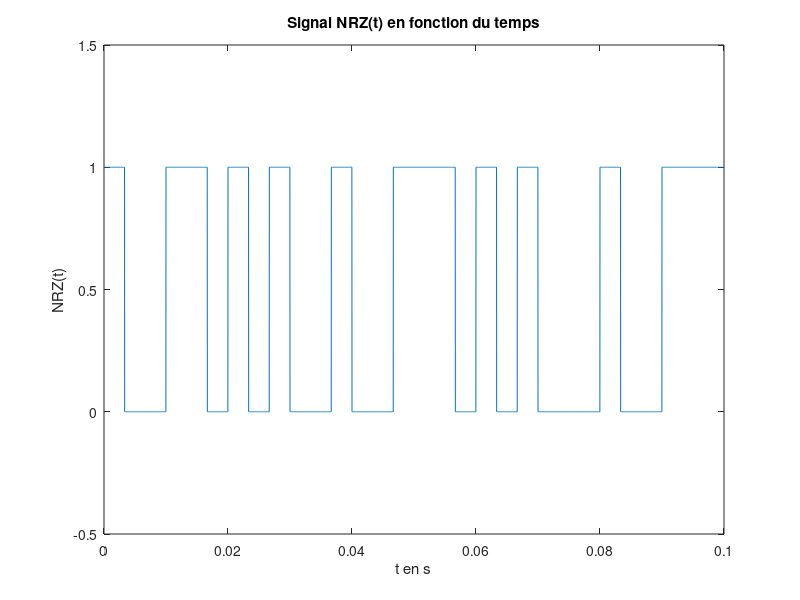

MATLAB code to generate this figure: (Note: this script raises an error after producing the figure.)
clear all
close all
clc

% Paramètres
F0 = 6000; % Fréquence bits 0 en Hz
F1 = 2000; % Fréquence bits 1 en Hz
Fe = 48000; % Fréquence d'échantillonage en Hz
Te = 1/Fe; % Période d'échantillonage en secondes
Ts = 1/300; % s/bits, le débit souhaité max est de 300 bits/seconde

Ns = floor(Ts/Te); % échantillons/bits, on prend la partie entière, Ts = Ns*Te
Nb_bits = 30; % Nombre de bits du signal émis
Nb_echantillons = Nb_bits*Ns; % Nombre d'échantillons

donnees = randi(0:1, Nb_bits, 1); % Génération de Nb_bits 0 ou 1 de manière aléatoire
NRZ = zeros(Nb_echantillons,1); % Initialisation du signal NRZ avec Nb_echantillons echantillons
T = ([0:Nb_echantillons-1]*Te)'; % Le signal est tracé de 0 à (Nb_echantillons-1)*Te secondes,
                                 % avec un pas de Te

                                 
%% Modem de fréquence - Démodulation par filtrage
        
%3.1 Construction du signal modulé en fréquence

%3.1.1.1 Génération du signal NRZ 
for i = 1:Nb_bits
    NRZ((i-1)*Ns+1:i*Ns) = donnees(i); 
end;

%3.1.1.2 Tracé du signal NRZ(t) en fonction du temps
figure; % figure 1
plot(T,NRZ);
ylim([-0.5 1.5]);
xlabel('t en s');
ylabel('NRZ(t)');
title('Signal NRZ(t) en fonction du temps');

%3.1.1.3 Tracé de la DSP de NRZ théorique et expérimentale
[DSP_NRZ_Th,f] = DSP_rectangulaire(Nb_echantillons,Fe,NRZ);
figure; % figure 2
subplot(211);
semilogy(f,DSP_NRZ_Th);
title('DSP théorique de NRZ en fonction de f');

DSP_NRZ_Exp = (Ts*sinc(pi*f*Ts).^2 + dirac(f))/4;
%figure;
subplot(212);
semilogy(f,DSP_NRZ_Exp);
title('DSP expérimentale de NRZ en fonction de f');

% pwelch à tester plus tard

%3.1.2.1 Génération du signal x(t) modulé en fréquence
phi0 = rand*2*pi;
phi1 = rand*2*pi;
Cos0 = cos(2*pi*F0*T + phi0);
Cos1 = cos(2*pi*F1*T + phi1);
%Un = eye(size(NRZ));

x = (1 - NRZ).*Cos0 + NRZ.*Cos1;

%3.1.2.2 Tracé du signal x(t) en fonction du temps
figure; % figure 3
plot(T,x);
ylim([-1.5 1.5]);
xlabel('t en s');
ylabel('x(t)');
title('Signal x(t) en fonction de t');

%3.1.2.3 Calcul de la DSP de x(t) en fonction de la DSP de NRZ

%3.1.2.4 Tracé de la DSP de x(t) théorique et expérimentale



% S_x = abs(fft(x).^2)/length(x);
% figure;
% subplot(411);
% semilogy(S_x);
% subplot(412);
% pwelch(x);
% 
% %3.3.1 Filtre passe-bas
% 
% g = Fe*(1:length(x))/length(x);
% fc = 2500; %Hz
% intervalle = [-100*Te:Te:100*Te];
% 
% figure;
% h = (2*fc/Fe)*sinc(2*fc*intervalle);
% H = 50*fft(h);
% z = filter(H,[1],x);
% Z = abs(fft(z));
% plot(intervalle,H);
% 
% %3.3.2 Filtre passe-haut
